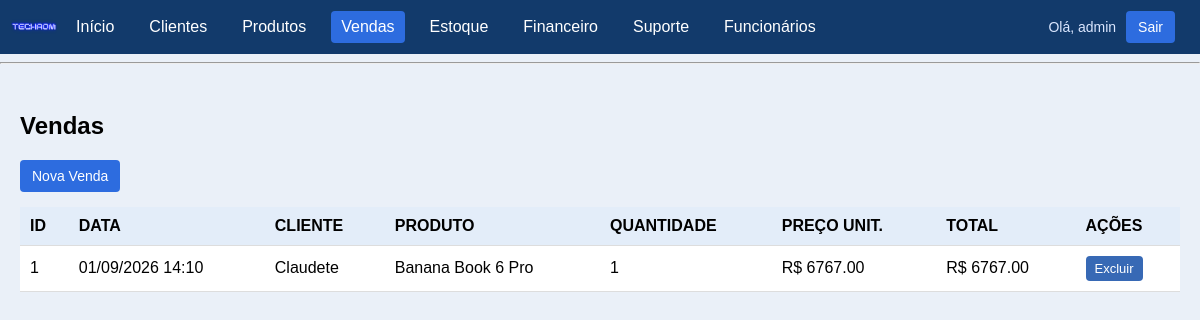
The app's page /sales (signed in) with its own data.
### models.py (models this page shows, shortened)
class User(db.Model):
    id = db.Column(db.Integer, primary_key=True)
    username = db.Column(db.String(100), unique=True, nullable=False)
    password_hash = db.Column(db.String(200), nullable=False)
    failed_attempts = db.Column(db.Integer, default=0)
    locked_until = db.Column(db.DateTime, nullable=True)
    created_at = db.Column(db.DateTime, default=datetime.utcnow)

class Sale(db.Model):
    id = db.Column(db.Integer, primary_key=True)
    client_id = db.Column(db.Integer, db.ForeignKey('client.id'), nullable=False)
    product_id = db.Column(db.Integer, db.ForeignKey('product.id'), nullable=False)
    quantity = db.Column(db.Integer, nullable=False)
    unit_price = db.Column(db.Float, nullable=False)
    total_price = db.Column(db.Float, nullable=False)
    date = db.Column(db.DateTime, default=datetime.utcnow)
    client = db.relationship('Client', backref='sales')
    product = db.relationship('Product', backref='sales')

class Client(db.Model):
    id = db.Column(db.Integer, primary_key=True)
    name = db.Column(db.String(100), nullable=False)
    cpf = db.Column(db.String(11), unique=True, nullable=False)
    phone = db.Column(db.String(12))
    email = db.Column(db.String(200), unique=True, nullable=False)
    address = db.Column(db.String(200))
    city = db.Column(db.String(100))
    state = db.Column(db.String(2))
    cep = db.Column(db.String(8))

class Product(db.Model):
    id = db.Column(db.Integer, primary_key=True)
    name = db.Column(db.String(150), nullable=False)
    description = db.Column(db.String(300))
    price = db.Column(db.Float, nullable=False)
    category = db.Column(db.String(100))
    sku = db.Column(db.String(50), unique=True)
    created_at = db.Column(db.DateTime, default=datetime.utcnow)

### app.py (the view)
@app.route("/sales")
@login_required
def sales():
    sales = Sale.query.order_by(Sale.date.desc()).all()
    return render_template("sales.html", sales=sales)

### app.py (called while the page is built)
def login_required(view):
    @wraps(view)
    def wrapped_view(*args, **kwargs):
        if g.user is None:
            return redirect(url_for("login"))
        return view(*args, **kwargs)
    return wrapped_view

@app.before_request
def load_logged_in_user():
    user_id = session.get("user_id")
    if user_id is None:
        g.user = None
    else:
        g.user = db.session.get(User, user_id)

### templates/sales.html (shortened to what this page needs)
{% extends "base.html" %}
{% block content %}
<h2>Vendas</h2>
<div class="top-bar">
    <a class="btn" href="/sales/new">Nova Venda</a>
</div>
<table>
    <thead>
        <th>ID</th>
        <th>DATA</th>
        <th>CLIENTE</th>
        <th>PRODUTO</th>
        <th>QUANTIDADE</th>
        <th>PREÇO UNIT.</th>
        <th>TOTAL</th>
        <th>AÇÕES</th>
    </thead>
    <tbody>
        {% for sale in sales %}
        <tr>
            <td>{{ sale.id }}</td>
            <td>{{ sale.date.strftime('%d/%m/%Y %H:%M') }}</td>
            <td>{{ sale.client.name }}</td>
            <td>{{ sale.product.name }}</td>
            <td>{{ sale.quantity }}</td>
            <td>R$ {{ '%.2f'|format(sale.unit_price) }}</td>
            <td>R$ {{ '%.2f'|format(sale.total_price) }}</td>
            <td class="actions">
                <form method="POST" action="/sales/{{ sale.id }}/delete" class="inline-form">
                    <button class="btn btn-small btn-danger" type="submit" onclick="return confirm('Excluir esta venda?')">Excluir</button>
                </form>
            </td>
        </tr>
        {% else %}
        <tr>
            <td colspan="8" class="empty">Nenhuma venda registrada ainda.</td>
        </tr>
        {% endfor %}
    </tbody>
</table>
{% endblock %}

### templates/base.html (shortened to what this page needs)
<!DOCTYPE html>
<html lang="pt-BR">
<head>
    <link rel="stylesheet" href="{{ url_for('static', filename='css/style.css')}}">
</head>
<body>
    {% if g.user %}
    <nav>
        <a href="/" class="brand">
            <img src="{{ url_for('static', filename='img/logo.png') }}" alt="Logo" class="brand-logo">
        </a>
        <a href="/" class="{{ 'active' if request.path == '/' }}">Início</a>
        <a href="/clients" class="{{ 'active' if request.path.startswith('/clients') }}">Clientes</a>
        <a href="/products" class="{{ 'active' if request.path.startswith('/products') }}">Produtos</a>
        <a href="/sales" class="{{ 'active' if request.path.startswith('/sales') }}">Vendas</a>
        <a href="/stock" class="{{ 'active' if request.path.startswith('/stock') }}">Estoque</a>
        <a href="/finance" class="{{ 'active' if request.path.startswith('/finance') }}">Financeiro</a>
        <a href="/support" class="{{ 'active' if request.path.startswith('/support') }}">Suporte</a>
        <a href="/employees" class="{{ 'active' if request.path.startswith('/employees') }}">Funcionários</a>
        <span class="nav-user">Olá, {{ g.user.username }}</span>
        <a class="btn btn-logout" href="/logout">Sair</a>
    </nav>
    <hr>
    {% endif %}
    <div class="container">
        {% block content %}{% endblock %}
    </div>
</body>
</html>

### static/css/style.css (style rules this page uses)
body { font-family: Arial, sans-serif; margin: 0; background: #eaf0f8; }
nav { background: #123a6b; padding: 10px; display: flex; align-items: center; }
nav a { color: white; margin-right: 15px; text-decoration: none; padding: 7px 10px; border-radius: 4px; }
nav a.active { background: #2d6cdf; }
.brand { margin-right: 8px; padding: 0; line-height: 0; }
.brand-logo { height: 34px; width: auto; border-radius: 4px; }
.nav-user { color: #dbe7ff; margin-left: auto; margin-right: 10px; font-size: 14px; }
.btn-logout { background: #2d6cdf; padding: 6px 12px; }
.container { padding: 20px; max-width: 1200px; margin: 0 auto; }
table { width: 100%; border-collapse: collapse; background: white; }
th, td { padding: 10px; border-bottom: 1px solid #ddd; }
th { background: #e3edf9; text-align: left; }
.btn { padding: 8px 12px; background: #2d6cdf; color: white; text-decoration: none; border-radius: 4px; border: none; cursor: pointer; font-size: 14px; display: inline-block; }
.btn-small { padding: 5px 9px; font-size: 13px; }
.btn-danger { background: #3769b5; }
.top-bar { margin-bottom: 15px; }
.actions { white-space: nowrap; }
.inline-form { display: inline; }

### records on screen
User: user.username "admin"
Sale: id "1", date "01/09/2026 14:10", client.name "Claudete", product.name "Banana Book 6 Pro", quantity "1", unit_price "6767.00", total_price "6767.00"
